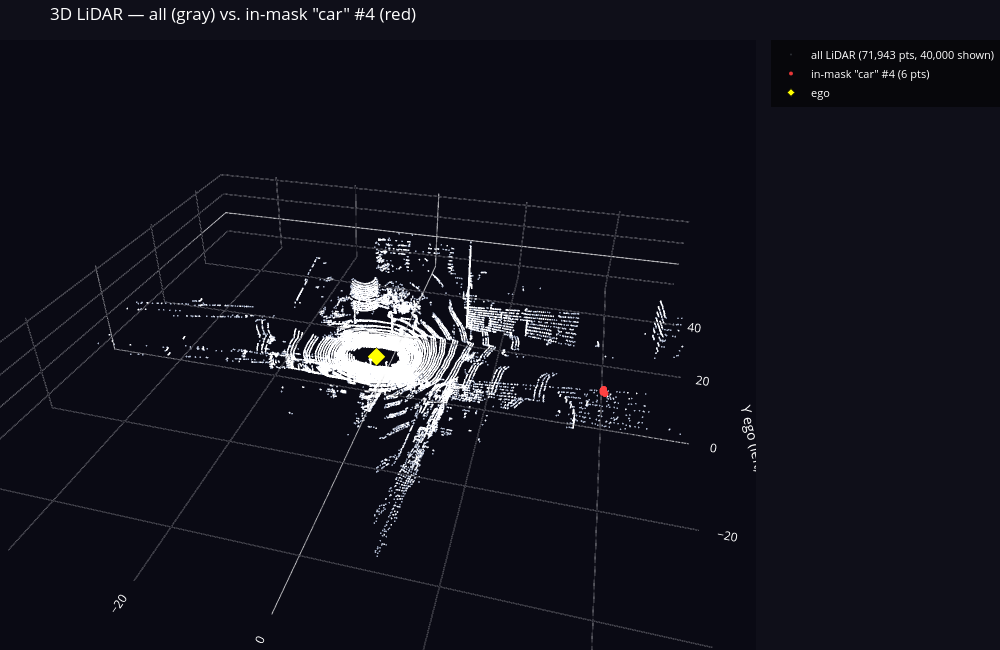

Source (notebook cell):
### Markdown cell above
## 5b. 3D Point Cloud — All LiDAR vs. In-Mask Points

All ego-frame LiDAR points in **gray**; points that project inside the selected mask in **red**.

### Code cell
# ── Downsample background for a responsive plot ───────────────────────────────
_rng3d    = np.random.default_rng(0)
_n_bg3d   = min(40_000, len(pts_ego))
_idx_bg3d = _rng3d.choice(len(pts_ego), _n_bg3d, replace=False)
_bg3d     = pts_ego[_idx_bg3d]

fig_3d = go.Figure()

# ── All LiDAR — gray ──────────────────────────────────────────────────────────
fig_3d.add_trace(go.Scatter3d(
    x=_bg3d[:, 0], y=_bg3d[:, 1], z=_bg3d[:, 2],
    mode='markers',
    marker=dict(size=1, color='rgba(160,170,185,0.25)'),
    name=f'all LiDAR ({len(pts_ego):,} pts, {_n_bg3d:,} shown)',
    hoverinfo='skip',
))

# ── In-mask LiDAR — red ───────────────────────────────────────────────────────
fig_3d.add_trace(go.Scatter3d(
    x=pts_ego_inmask[:, 0], y=pts_ego_inmask[:, 1], z=pts_ego_inmask[:, 2],
    mode='markers',
    marker=dict(
        size=4,
        color='rgba(255,60,60,0.9)',
        line=dict(width=0),
    ),
    name=f'in-mask "{MASK_PROMPT}" #{MASK_IDX} ({len(pts_ego_inmask)} pts)',
))

# ── Ego vehicle marker ────────────────────────────────────────────────────────
fig_3d.add_trace(go.Scatter3d(
    x=[0], y=[0], z=[0],
    mode='markers',
    marker=dict(size=6, color='yellow', symbol='diamond',
                line=dict(color='black', width=1)),
    name='ego',
))

fig_3d.update_layout(
    title=f'3D LiDAR — all (gray) vs. in-mask "{MASK_PROMPT}" #{MASK_IDX} (red)',
    scene=dict(
        xaxis=dict(title='X ego (forward, m)', backgroundcolor='rgb(10,10,20)',
                   gridcolor='rgba(255,255,255,0.06)', showbackground=True),
        yaxis=dict(title='Y ego (left, m)',    backgroundcolor='rgb(10,10,20)',
                   gridcolor='rgba(255,255,255,0.06)', showbackground=True),
        zaxis=dict(title='Z ego (up, m)',      backgroundcolor='rgb(10,10,20)',
                   gridcolor='rgba(255,255,255,0.06)', showbackground=True),
        bgcolor='rgb(10,10,20)',
        aspectmode='data',
        camera=dict(eye=dict(x=0.5, y=-1.8, z=1.2)),
    ),
    paper_bgcolor='rgb(15,15,25)',
    font=dict(color='white'),
    legend=dict(bgcolor='rgba(0,0,0,0.55)', font=dict(size=11)),
    width=1000, height=650,
    margin=dict(l=0, r=0, t=40, b=0),
)
fig_3d.show()

### Figure 1 — Plotly figure (JSON) as saved in the notebook; plotly's stock layout.template omitted (floating-point values rounded to 4 significant figures; data arrays with more than 128 entries replaced by an {"elided": "..."} marker saying what was removed)
{"data": [{"hoverinfo": "skip", "marker": {"color": "rgba(160,170,185,0.25)", "size": 1}, "mode": "markers", "name": "all LiDAR (71,943 pts, 40,000 shown)", "type": "scatter3d", "x": {"elided": "40000 float values"}, "y": {"elided": "40000 float values"}, "z": {"elided": "40000 float values"}}, {"marker": {"color": "rgba(255,60,60,0.9)", "line": {"width": 0}, "size": 4}, "mode": "markers", "name": "in-mask \"car\" #4 (6 pts)", "type": "scatter3d", "x": [39.09, 38.97, 38.95, 38.95, 38.99, 39.3], "y": [-1.818, -2.037, -2.26, -2.491, -2.719, -2.967], "z": [1.723, 1.723, 1.723, 1.722, 1.722, 1.722]}, {"marker": {"color": "yellow", "line": {"color": "black", "width": 1}, "size": 6, "symbol": "diamond"}, "mode": "markers", "name": "ego", "type": "scatter3d", "x": [0], "y": [0], "z": [0]}], "layout": {"font": {"color": "white"}, "height": 650, "legend": {"bgcolor": "rgba(0,0,0,0.55)", "font": {"size": 11}}, "margin": {"b": 0, "l": 0, "r": 0, "t": 40}, "paper_bgcolor": "rgb(15,15,25)", "scene": {"aspectmode": "data", "bgcolor": "rgb(10,10,20)", "camera": {"eye": {"x": 0.5, "y": -1.8, "z": 1.2}}, "xaxis": {"backgroundcolor": "rgb(10,10,20)", "gridcolor": "rgba(255,255,255,0.06)", "showbackground": true, "title": {"text": "X ego (forward, m)"}}, "yaxis": {"backgroundcolor": "rgb(10,10,20)", "gridcolor": "rgba(255,255,255,0.06)", "showbackground": true, "title": {"text": "Y ego (left, m)"}}, "zaxis": {"backgroundcolor": "rgb(10,10,20)", "gridcolor": "rgba(255,255,255,0.06)", "showbackground": true, "title": {"text": "Z ego (up, m)"}}}, "title": {"text": "3D LiDAR — all (gray) vs. in-mask \"car\" #4 (red)"}, "width": 1000}}
